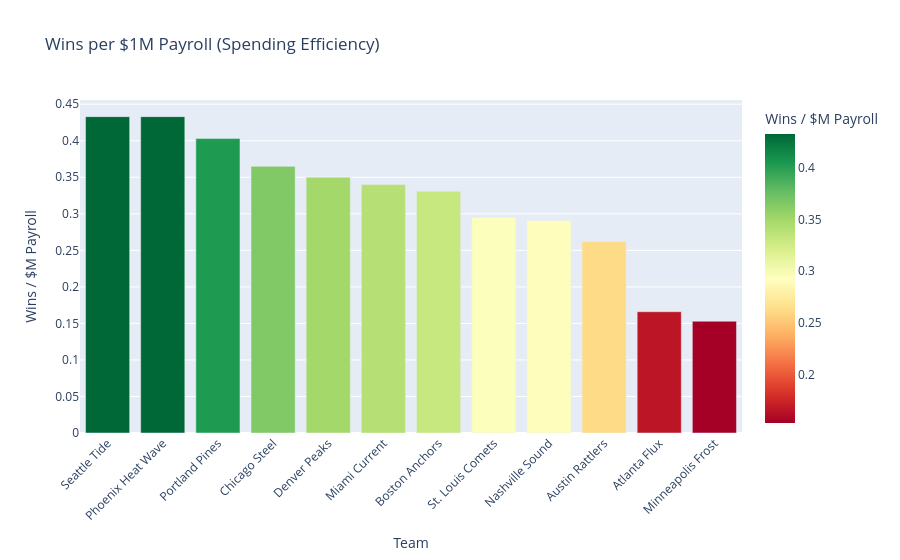

Write notebook code for a chart like this one.
### Markdown cell above
## 3. Wins per payroll dollar spending efficiency

A simple operations metric: how many wins is a team getting per million dollars of payroll?
Lower payroll + high wins = efficient. High payroll + low wins = inefficient.

### Code cell
latest['wins_per_payroll_m'] = (latest['wins'] / latest['payroll_m']).round(3)

eff = latest[['team_name', 'wins', 'payroll_m', 'wins_per_payroll_m']].sort_values(
    'wins_per_payroll_m', ascending=False)

fig = px.bar(eff, x='team_name', y='wins_per_payroll_m',
             title='Wins per $1M Payroll (Spending Efficiency)',
             labels={'wins_per_payroll_m': 'Wins / $M Payroll', 'team_name': 'Team'},
             color='wins_per_payroll_m', color_continuous_scale='RdYlGn')
fig.update_layout(xaxis_tickangle=-45)
fig.show()

eff

### Figure 1 — Plotly figure (JSON) as saved in the notebook; plotly's stock layout.template omitted (floating-point values rounded to 4 significant figures)
{"data": [{"hovertemplate": "Team=%{x}<br>Wins / $M Payroll=%{marker.color}<extra></extra>", "legendgroup": "", "marker": {"color": [0.433, 0.433, 0.403, 0.365, 0.35, 0.34, 0.331, 0.295, 0.291, 0.262, 0.166, 0.153], "coloraxis": "coloraxis", "pattern": {"shape": ""}}, "name": "", "orientation": "v", "showlegend": false, "textposition": "auto", "type": "bar", "x": ["Seattle Tide", "Phoenix Heat Wave", "Portland Pines", "Chicago Steel", "Denver Peaks", "Miami Current", "Boston Anchors", "St. Louis Comets", "Nashville Sound", "Austin Rattlers", "Atlanta Flux", "Minneapolis Frost"], "xaxis": "x", "y": [0.433, 0.433, 0.403, 0.365, 0.35, 0.34, 0.331, 0.295, 0.291, 0.262, 0.166, 0.153], "yaxis": "y"}], "layout": {"barmode": "relative", "coloraxis": {"autocolorscale": false, "colorbar": {"title": {"text": "Wins / $M Payroll"}}, "colorscale": [[0, "rgb(165,0,38)"], [0.1, "rgb(215,48,39)"], [0.2, "rgb(244,109,67)"], [0.3, "rgb(253,174,97)"], [0.4, "rgb(254,224,139)"], [0.5, "rgb(255,255,191)"], [0.6, "rgb(217,239,139)"], [0.7, "rgb(166,217,106)"], [0.8, "rgb(102,189,99)"], [0.9, "rgb(26,152,80)"], [1, "rgb(0,104,55)"]]}, "legend": {"tracegroupgap": 0}, "title": {"text": "Wins per $1M Payroll (Spending Efficiency)"}, "xaxis": {"anchor": "y", "domain": [0, 1], "tickangle": -45, "title": {"text": "Team"}}, "yaxis": {"anchor": "x", "domain": [0, 1], "title": {"text": "Wins / $M Payroll"}}}}
